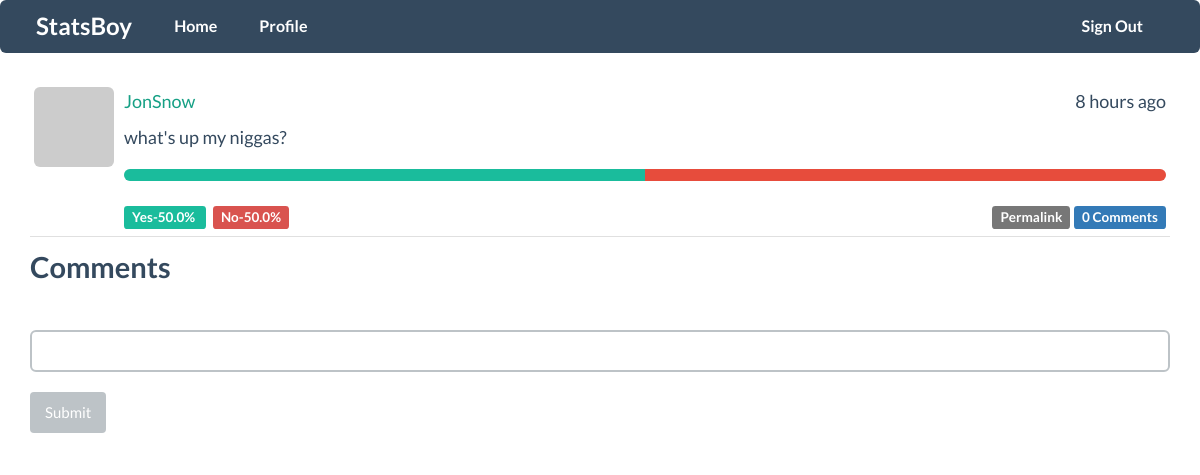
Screenshot of /post/1 (signed in) with the database file from the repository.
### app/models.py (models this page shows, shortened)
class Post(db.Model):
    __tablename__='posts'
    id=db.Column(db.Integer,primary_key=True)
    body=db.Column(db.Text)
    timestamp=db.Column(db.DateTime,index=True,default=datetime.utcnow)
    author_id=db.Column(db.Integer,db.ForeignKey('users.id'))
    body_html=db.Column(db.Text)
    comments=db.relationship('Comment',backref='post',lazy='dynamic')
    answers=db.relationship('Answer',backref='question',lazy='dynamic')

class User(db.Model, UserMixin):
    __tablename__ = 'users'
    id = db.Column(db.Integer, primary_key=True)
    email= db.Column(db.String(64),unique=True,index=True)
    username = db.Column(db.String(64), unique=True, index=True)
    role_id = db.Column(db.Integer, db.ForeignKey('roles.id'))
    password_hash= db.Column(db.String(128))
    confirmed=db.Column(db.Boolean,default=False)
    name=db.Column(db.String(64))
    location=db.Column(db.String(64))
    about_me=db.Column(db.Text())
    member_since=db.Column(db.DateTime(),default=datetime.utcnow)
    last_seen=db.Column(db.DateTime(), default=datetime.utcnow)
    avatar_hash=db.Column(db.String(32))
    posts=db.relationship('Post',backref='author', lazy='dynamic')
    followed=db.relationship('Follow',foreign_keys=[Follow.follower_id],backref=db.backref('follower',lazy='joined'),lazy='dynamic',cascade='all,delete-orphan')
    followers=db.relationship('Follow',foreign_keys=[Follow.followed_id],backref=db.backref('followed',lazy='joined'),lazy='dynamic',cascade='all, delete-orphan')
    comments=db.relationship('Comment',backref='author',lazy='dynamic')
    answers=db.relationship('Answer',backref='advisor',lazy='dynamic')
    def has_answered(self,post):
        return self.answers.filter_by(post_id=post.id).first() is not None
    def gravatar(self,size=100,default='retro',rating='g'):
        if request.is_secure:
            url= 'https://secure.gravatar.com/avatar'
        else:
            url= 'http://www.gravatar.com/avatar'
        hash= self.avatar_hash or hashlib.md5(self.email.encode('utf-8')).hexdigest()
        return '{url}/{hash}?s={size}&d={default}&r={rating}'.format(url=url,hash=hash,size=size,default=default,rating=rating)
    def ping(self):
        self.last_seen =datetime.utcnow()
        db.session.add(self)
    def can(self,permissions):
        return self.role is not None and (self.role.permissions & permissions) == permissions
    def is_administrator(self):
        return self.can(Permission.ADMINISTER)
    @property
    def password(self):
        raise AttributeError('password is not a readable attribute.')

### app/main/views.py (the view)
@main.route('/post/<int:id>',methods=['GET','POST'])
def post(id):
    post=Post.query.get_or_404(id)
    form=CommentForm()
    if form.validate_on_submit():
        comment=Comment(body=form.body.data,post=post,author=current_user._get_current_object(),disabled=False)
        db.session.add(comment)
        flash('Your comment has been published.')
        return redirect(url_for('.post',id=post.id,page=-1))
    page=request.args.get('page',1,type=int)
    if page == -1:
        page=(post.comments.count()-1)/current_app.config['BLOGPOLE_COMMENTS_PER_PAGE'] + 1
    pagination=post.comments.order_by(Comment.timestamp.asc()).paginate(page,per_page=current_app.config['BLOGPOLE_COMMENTS_PER_PAGE'],error_out=False)
    comments=pagination.items
    return render_template('post.html',posts=[post],form=form,comments=comments,pagination=pagination)

### app/main/forms.py
class CommentForm(Form):
    body=StringField('',validators=[Required()])
    submit=SubmitField('Submit')

### app/auth/views.py (called while the page is built)
@auth.before_app_request
def before_request():
    if current_user.is_authenticated():
        current_user.ping()
        if not current_user.confirmed and request.endpoint[:5] !='auth.':
            return redirect(url_for('auth.unconfirmed'))

### app/main/__init__.py (called while the page is built)
@main.app_context_processor
def inject_permissions():
    return dict(Permission=Permission)

### app/models.py (called while the page is built)
@login_manager.user_loader
def load_user(user_id):
    return User.query.get(int(user_id))

### app/templates/post.html (shortened to what this page needs)
{% extends "base.html" %}
{% import "bootstrap/wtf.html" as wtf %}
{% block page_content %}
{% include "_posts.html" %}
<h4 id="comments">Comments</h4>
{{ wtf.quick_form(form)}}
{% endblock %}

### app/templates/_posts.html (shortened to what this page needs)
<ul class="media-list">
    {% for post in posts %}
    <li class="media" style="padding:4px;">
            <a class="pull-left" href="{{ url_for('.user', username=post.author.username) }}">
                <img class="img-rounded profile-thumbnail media-object" src="{{ post.author.gravatar(size=40) }}">
            </a>
          <div class="media-body">
            <div class="media-heading"><a href="{{ url_for('.user', username=post.author.username) }}">{{ post.author.username }}</a><div class="pull-right">{{ moment(post.timestamp).fromNow() }}</div></div>
              {% if post.body_html %}
            {{ post.body_html | safe }}
            {% else %}
            {{ post.body }}
            {% endif %}
            {% if current_user.has_answered(post)==True %}
            <div class="progress">
              <div class="progress-bar" style="width: {{ ((post.answers.filter_by(opinion=True).count())/(post.answers.count())*100)}}%;"></div>
              <div class="progress-bar progress-bar-danger" style="width:{{100-((post.answers.filter_by(opinion=True).count())/(post.answers.count())*100)}}% ;"></div>
            </div>
            <span class="label label-green">Yes-{{((post.answers.filter_by(opinion=True).count())/(post.answers.count())*100)}}% </span>&nbsp
            <span class="label label-danger">No-{{100-((post.answers.filter_by(opinion=True).count())/(post.answers.count())*100)}}% </span>
            {% endif %}
            <div class="pull-right">
              <a href="{{url_for('.post',id=post.id)}}"><span class="label label-default">Permalink</span></a>
              <a href="{{ url_for('.post',id=post.id)}}#comments"><span class="label label-primary">{{ post.comments.count()}} Comments </span></a>
            </div>
          </div>
    </li>
    {% endfor %}
</ul>

### app/static/styles.css (style rules this page uses)
.label-green { background-color: #1abc9c; }
.media { margin-top: 0px; border-bottom: 1px solid #e0e0e0; }

### rows the page displays
Post: author.username "JonSnow", timestamp "8 hours ago", body_html "what's up my niggas?", answers "50.0", comments.count "0"
